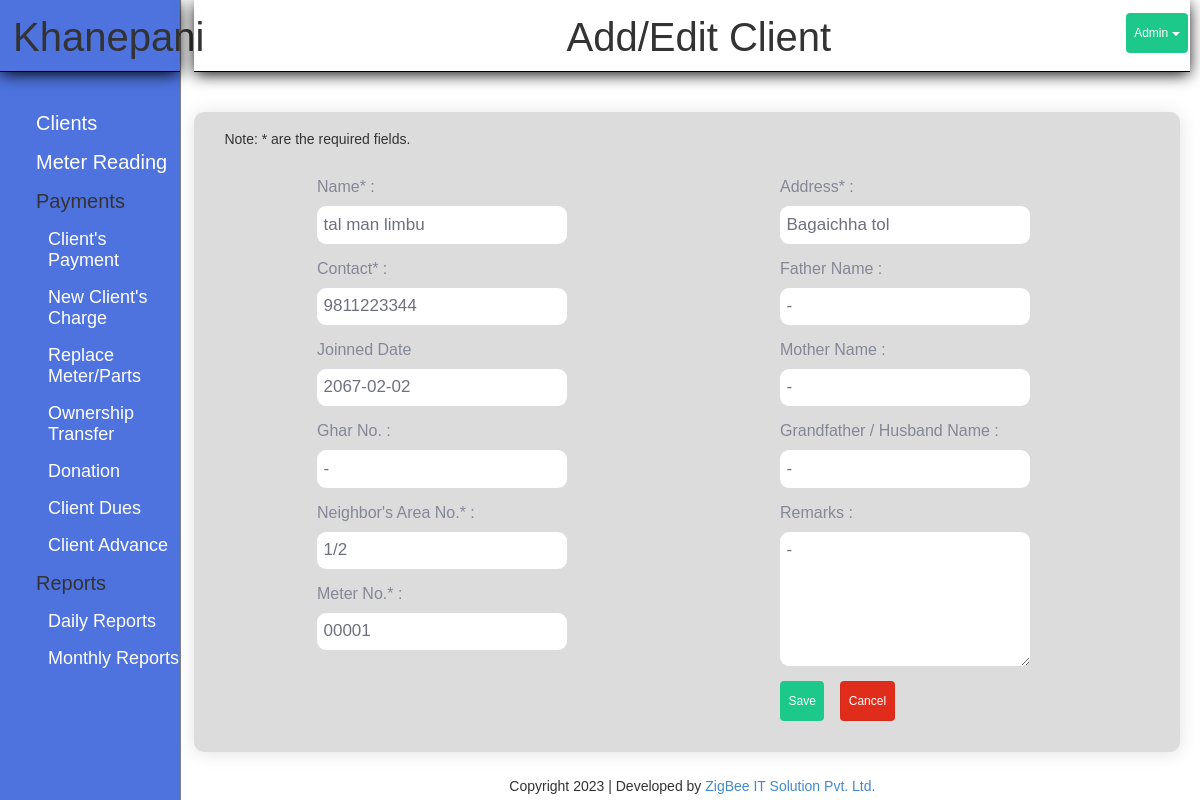
Page /index.php?page=client_form&edit_id=41 (signed in) on the committed database.
### tables this page shows
CREATE TABLE `client` (
  `id` int(11) NOT NULL,
  `name` varchar(30) NOT NULL,
  `phone` bigint(11) NOT NULL,
  `joinned` date DEFAULT NULL,
  `gharnum` varchar(10) DEFAULT NULL,
  `area` varchar(20) NOT NULL,
  `meter` varchar(15) NOT NULL,
  `address` varchar(20) NOT NULL,
  `father` varchar(30) DEFAULT NULL,
  `mother` varchar(30) DEFAULT NULL,
  `grandfather` varchar(50) DEFAULT NULL,
  `remark` text DEFAULT NULL
);

### modules/client/function.php (called while the page is built, shortened)
<?php
	class ClientModel{
	function getSingle($d)
		{
			global $con;
			$sql = "SELECT  * FROM client WHERE id = ".$d;
			$rs = mysqli_query($con, $sql);
			$row = mysqli_fetch_assoc($rs);
			return $row;
		}
	}
?>

### modules/client/form.php (the view, shortened to what this page needs)
<?php
if(isset($_GET['edit_id']))
{
	$s = $client->getSingle($_GET['edit_id']);
}
?>
<div>
	<h1 class="title">Add/Edit Client</h1>
</div>
	<div class="form-box payment-form client_form">
		<form method="post" action="?page=client_form">
			<h5>Note: * are the required fields.</h5> <br>
			<div class="space-between client_space">
			<div id="form_left" class="client">
				<label>Name* : </label>
				<input type="text" class="form-controlled" value="<?php echo $s['name']; ?>" name="name" required />
				<label>Contact* : </label>
				<input type="number" class="form-controlled" value="<?php echo $s['phone']; ?>" name="phone" required/>
				<label>Joinned Date</label>
				<input type="text"  id="nepaliDate5" autocomplete="off" class="nepali-calendar form-controlled" value="<?php echo $s['joinned']; ?>" name="joinned">
				<label>Ghar No. : </label>
				<input type="text" class="form-controlled" value="<?php echo $s['gharnum']; ?>"  autocomplete="off" name="gharnum" />
				<label>Neighbor's Area No.* : </label>
				<input type="text" class="form-controlled" value="<?php echo $s['area']; ?>" name="area"  autocomplete="off" required/>
				<label>Meter No.* : </label>
				<input type="text" class="form-controlled" value="<?php echo $s['meter']; ?>" name="meter"  autocomplete="off" required/>
			</div>
			<div class="form_right client">
				<label>Address* : </label>
				<input type="text" class="form-controlled" value="<?php echo $s['address']; ?>" name="address" required/>
				<label>Father Name : </label>
				<input type="text" class="form-controlled" value="<?php echo $s['father']; ?>" name="father" />
				<label>Mother Name : </label>
				<input type="text" class="form-controlled" value="<?php echo $s['mother']; ?>" name="mother" />
				<label>Grandfather / Husband Name : </label>
				<input type="text" class="form-controlled" value="<?php echo $s['grandfather']; ?>" name="grandfather" />
				<label>Remarks : </label>
				<textarea class="form-controlled" rows="5" name="remark" cols="80"><?php echo $s['remark']; ?></textarea>
			<input type="submit" class="btn btn-success btn-man" value="Save" />
			<a href="?page=client" class="btn btn-danger">Cancel</a>
			</div>
		</div>
		</form>
	</div>

### style.css (style rules this page uses)
* { margin: 0px; padding: 0px; }
body { font-family: arial; }
a { text-decoration: none !important; }
.title { border-bottom: 1px solid black; box-shadow: 0px 3px 15px -1px #000; padding: 15px 0px 12px 13px; margin: 0px 0px 40px 0px; text-align: center; font-size: 40px; }
.btn { color: #fff; background-color: #1cc88a; border-color: #1cc88a; padding: 1rem .75rem; font-size: 1vw !important; line-height: 1.5; border-radius: .35rem; cursor: pointer; margin-right: 1vw; }
.btn-success { color: #fff; background-color: #1cc88a; border-color: #1cc88a; }
.btn-danger { color: #fff; background-color: #e02d1b; border-color: #d52a1a; }
label { font: normal 16px arial; color: #858796; }
.form-box { width: 40%; padding: 30px; background-color: gainsboro; border-radius: 10px; box-shadow: 0 .15rem 1.75rem 0 rgba(58,59,69,.15)!important; }
.form-controlled { display: block; width: 90%; padding: 0.65rem; border-radius: 9px; border: none; color: #6e707e; margin: 5px 0px 10px 0px; margin-bottom: 15px; font-size: 17px; }
.payment-form { width: 99%; }
#form_left { width: 25%; }
.form_right { width: 25%; }
.space-between { display: flex; justify-content: space-between; }
.client { width: 30% !important; }
.client_space { justify-content: space-around; }
.client_form { padding-top: 10px; padding-bottom: 10px; min-height: 80vh; }

### rows in the picture
client: name "tal man limbu", phone "9811223344", joinned "2067-02-02", gharnum "-", area "1/2", meter "00001", address "Bagaichha tol", father "-", mother "-", grandfather "-", remark "-"
